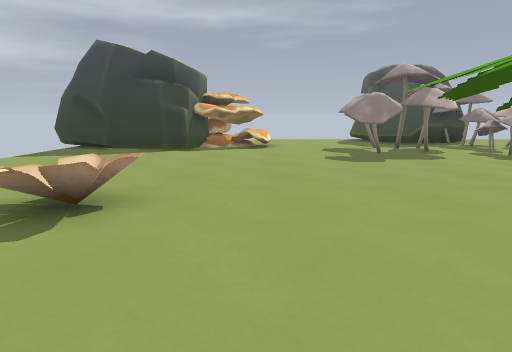
[1] (above)

16 first-person views from a walk through a Godot game level. The camera is 1.2 m above the floor, tilts 10° down and sees 75° across. The floor is counted in squares, 1 m on a side. Each view is taken from the middle of a square. On the plan, view 1 faces up. The plan holds only what a view shows up to about 14 squares ahead; the rest is blank.

[2]
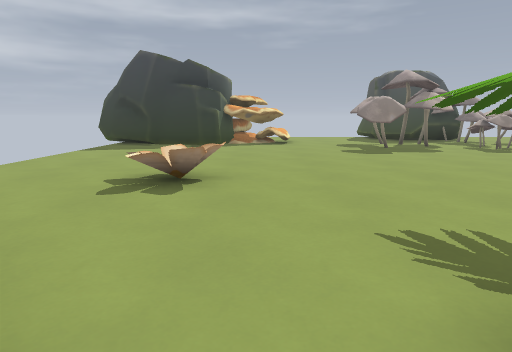

[3]
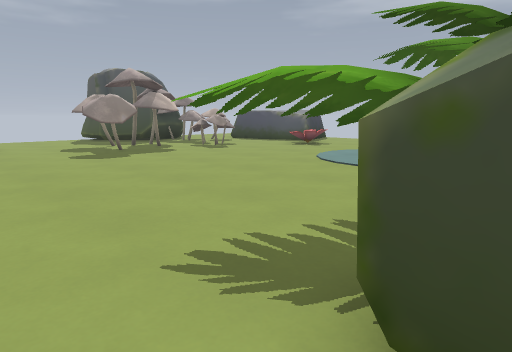

[4]
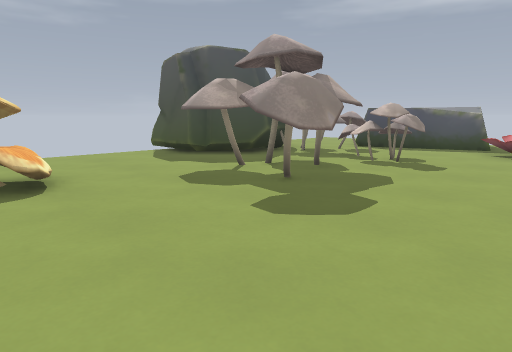

[5]
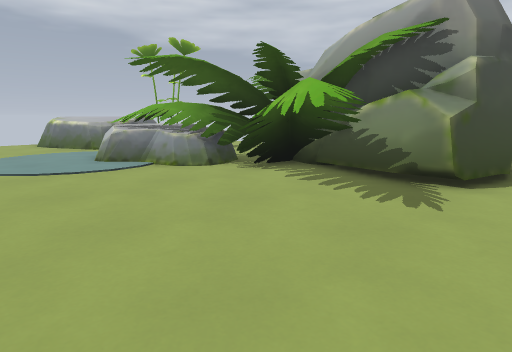

[6]
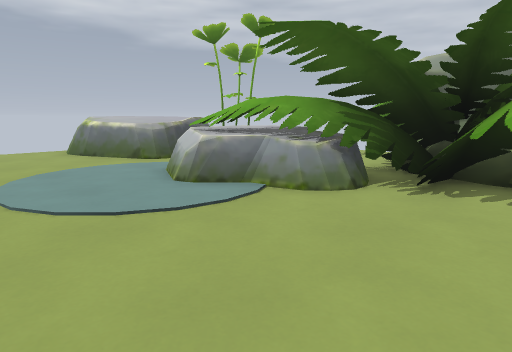

[7]
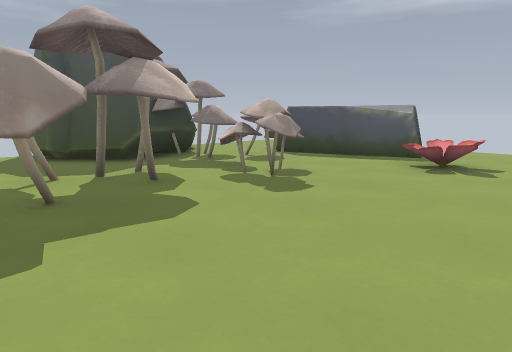

[8]
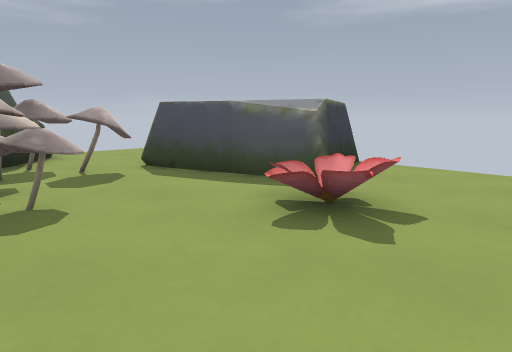

[9]
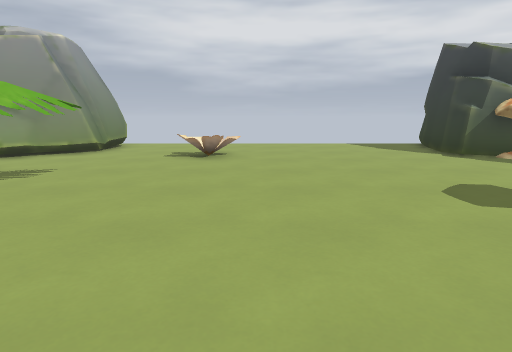

[10]
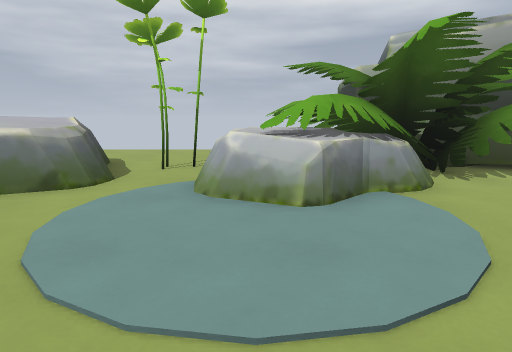

[11]
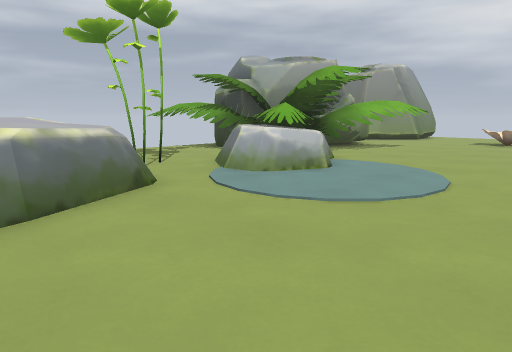

[12]
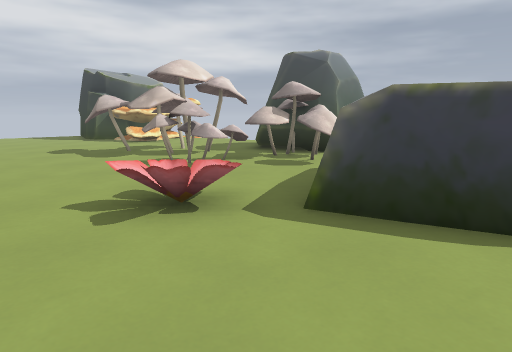

[13]
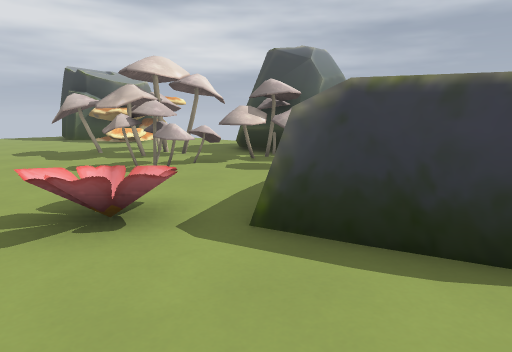

[14]
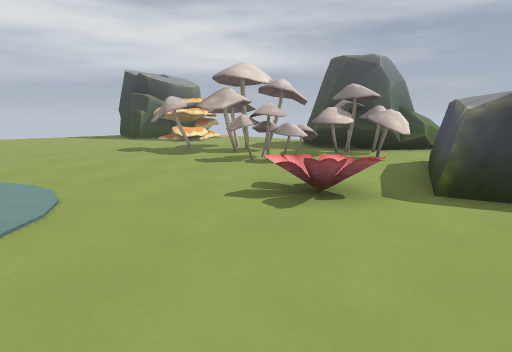

[15]
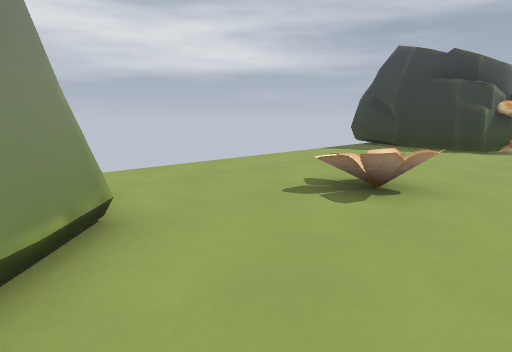

[16]
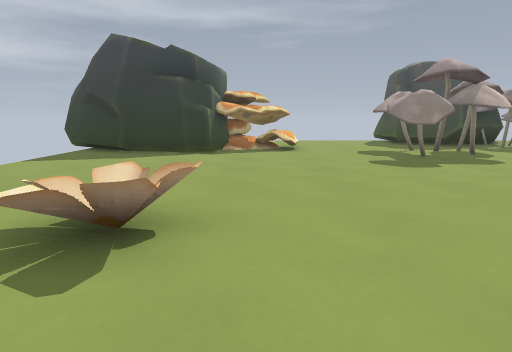

### Floor plan
Key: @ floor where view 1 was taken; # wall or solid block; . floor; / step, stairs or slope; = window, fence, low wall or low ledge; ^ raised ledge; T thing the floor can be seen under or through; R rock; B boulder; O other object.
Columns run from 8 left of view 1 to 17 right of it. Each row starts with its distance up from view 1.
 19              RR  RR
 18          .....R   RR..
 17         ......R   RR..
 16         ......RR #R...
 15       ##^......R##^#
 14 ###  ###^...TT. TT^^B
 13  .####^^=...TTTTT^.^.B
 12  ........... TT ^^...B
 11  ..........TTTTT^^...BBBBB
 10  ...............^..../BB.
  9  ..................//=...
  8  ...................=....
  7  ........................
  6  ........................
  5  ....O=.................
  4  ....O^..................
  3  ........................
  2  ........^ ^....BBB..=^==
  1   ........  #.^#^BB.=^^^^
  0   ###...@#######BB..=^^^^
 -1     ##...##  ##^ ..##^^^
 -2      ##.##    ## ... =^
 -3               ##^.....
 -4               # ^......
 -5                 ^^ ....

Where each view was taken, in squares from view 1:
view 1: 0 up, 0 right, facing up
view 2: 2 down, 1 left, facing up
view 3: 1 down, 1 left, facing up-right
view 4: 7 up, 1 left, facing up-right
view 5: 6 up, 1 left, facing down-right
view 6: 6 up, 3 right, facing down-right
view 7: 6 up, 3 right, facing up-right
view 8: 6 up, 8 right, facing up-right
view 9: 6 up, 8 right, facing left
view 10: 7 up, 9 right, facing down
view 11: 7 up, 15 right, facing down-left
view 12: 6 up, 16 right, facing up-left
view 13: 7 up, 16 right, facing up-left
view 14: 4 up, 15 right, facing up-left
view 15: 1 down, 0 right, facing up-left
view 16: 1 up, 1 left, facing up
